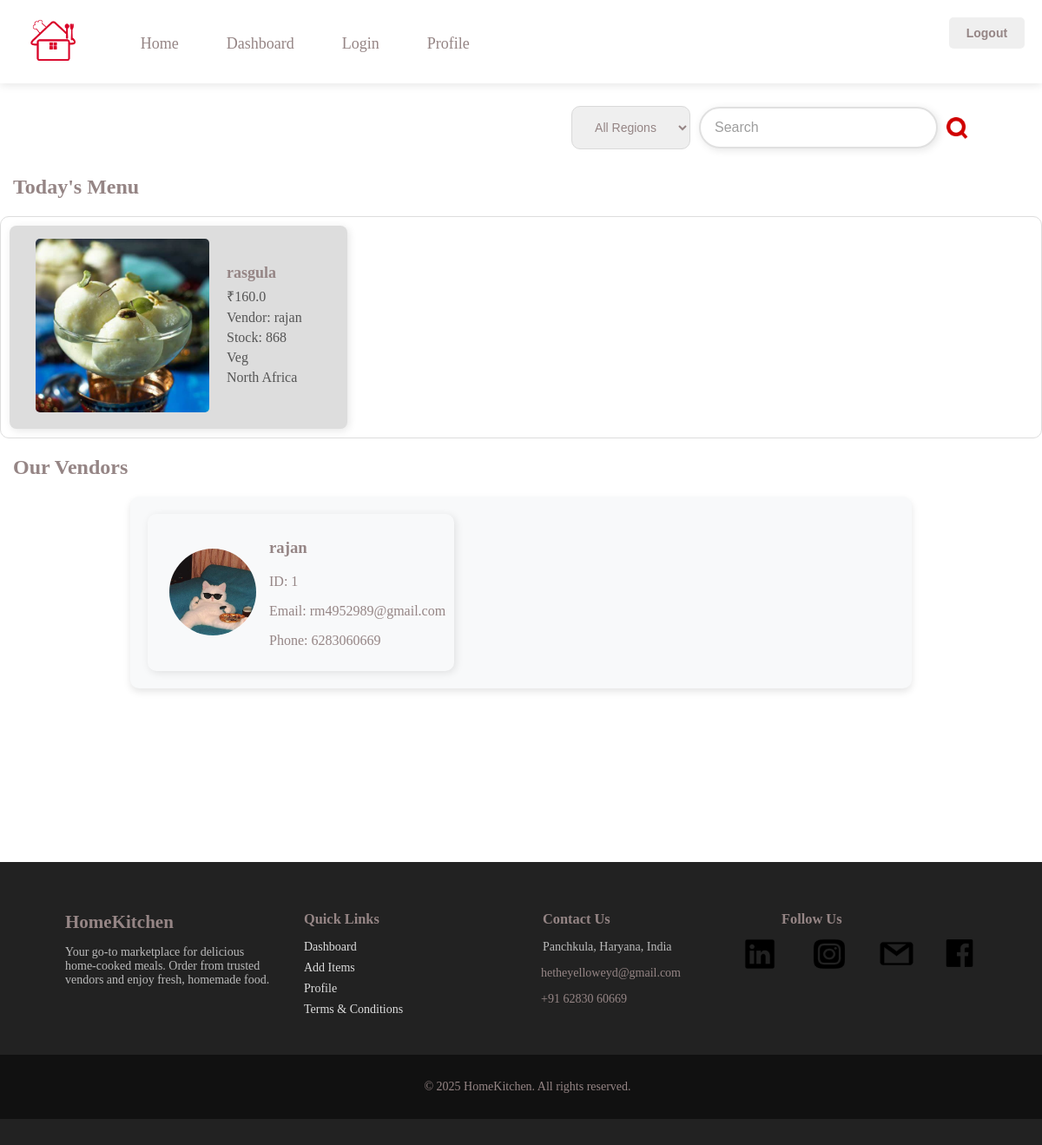
Page /dashboard on the earlier database version.
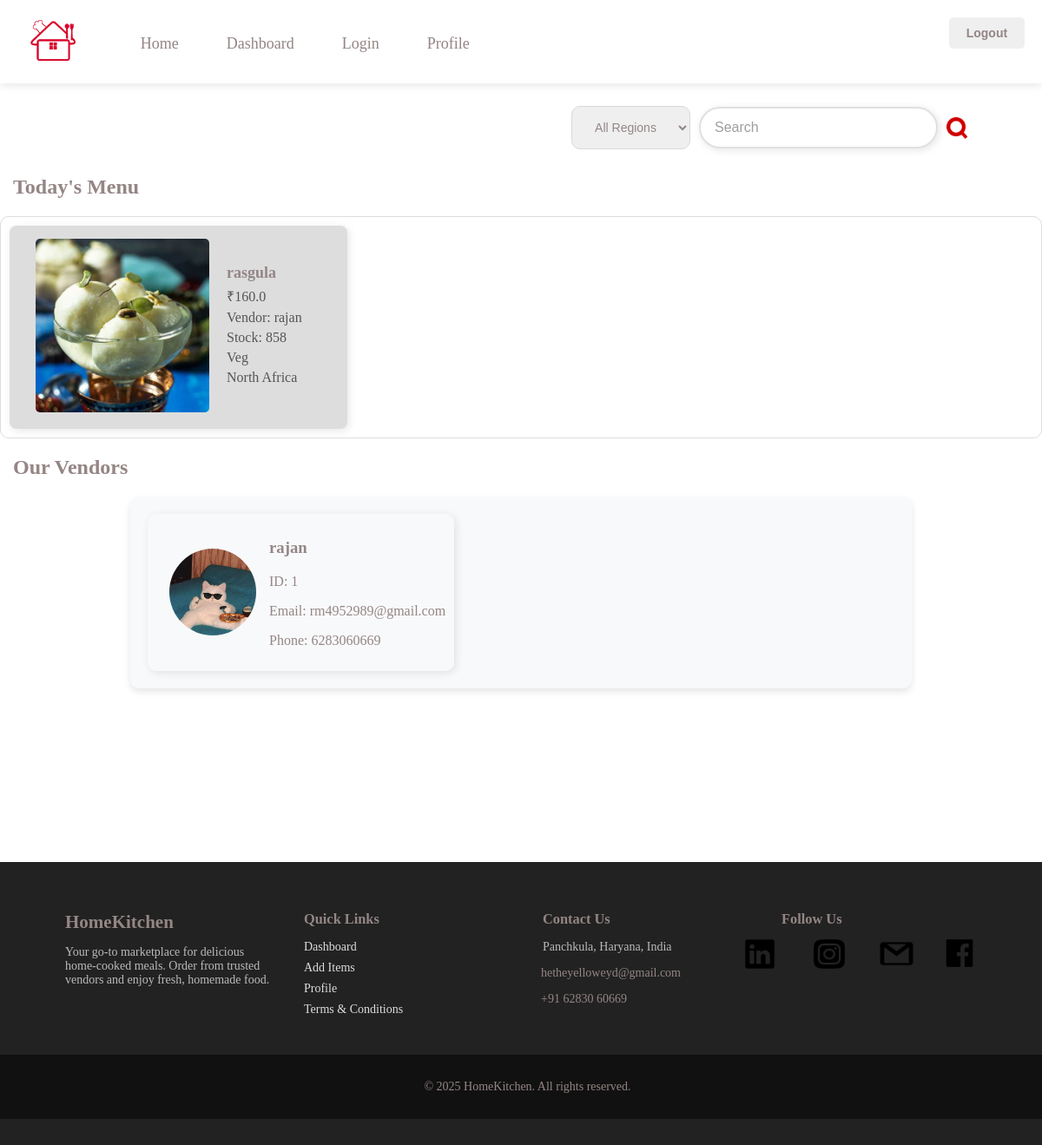
Same page on the later database version.
### main.py (models this page shows, shortened)
class Item(db.Model):
    id = db.Column(db.Integer, primary_key=True)
    itemid = db.Column(db.String(50), nullable=False)
    name = db.Column(db.String(100), nullable=False)
    context = db.Column(db.Text, nullable=False)
    amount = db.Column(db.Float, nullable=False)
    image_url = db.Column(db.String(200), nullable=False)
    stock = db.Column(db.Integer, nullable=False, default=0)
    user_id = db.Column(db.Integer, db.ForeignKey('user.id'), nullable=False)
    likes = db.Column(db.Integer, default=0)
    type= db.Column(db.String(50), nullable= False)
    region= db.Column(db.String(100), nullable= True)
    dislikes = db.Column(db.Integer, default=0)
    comments = db.relationship('Comment', backref='item', lazy=True)

class User(db.Model):
    id = db.Column(db.Integer, primary_key=True)
    name = db.Column(db.String(100), nullable=False)
    phone = db.Column(db.String(15), nullable= False, unique=True)
    email = db.Column(db.String(120), unique=True, nullable=False)
    password_hash = db.Column(db.String(200), nullable=False)
    upi_id = db.Column(db.String(50), nullable=True)
    role = db.Column(db.String(10), nullable=False)
    items = db.relationship('Item', backref='seller')
    created_at= db.Column(db.DateTime, default= datetime.datetime.utcnow)
    email_verified = db.Column(db.Boolean, default=False)
    business_name = db.Column(db.String(150), nullable=True, unique=True)
    terms_accepted = db.Column(db.Boolean, default=False)
    address = db.Column(db.String(255), nullable=True)
    latitude = db.Column(db.String(50), nullable=True)
    longitude = db.Column(db.String(50), nullable=True)
    vehicle_type= db.Column(db.String(50), nullable= True)
    vehicle_number= db.Column(db.String(50), nullable=True)
    id_proof = db.Column(db.String(200), nullable=True)  # File path
    license = db.Column(db.String(200), nullable=True)  # File path
    insurance = db.Column(db.String(200), nullable=True)  # File path
    photo = db.Column(db.String(200), nullable=True)  # File path
    verified = db.Column(db.Boolean, default=False)

### main.py (the view)
@app.route('/dashboard', methods=['GET'])
def dashboard():
    search_query = request.args.get('search', '')
    selected_region = request.args.get('region', '')
    query = Item.query.join(User)
    if search_query:
        query = query.filter((Item.name.ilike(f"%{search_query}%")) | (Item.context.ilike(f"%{search_query}%")) | (User.name.ilike(f"%{search_query}%")))
    if selected_region:
        if selected_region == "Others":
            query = query.filter(or_(Item.region == None, Item.region == ""))
        else:
            query = query.filter(Item.region == selected_region)
    items = query.all()
    users = User.query.all()
    unique_regions = db.session.query(Item.region).distinct().all()
    unique_regions = [r[0] for r in unique_regions if r[0]]
    return render_template('dashboard.html', items=items, users=users, search_query=search_query, unique_regions=unique_regions, selected_region=selected_region)

### templates/dashboard.html (shortened to what this page needs)
{% extends "base.html" %}
{% block content %}
<div class="top-right-buttons">
    <a href="{{ url_for('logout') }}"><button>Logout</button></a>
</div>
<div class="search-container">
    <form method="GET" action="{{ url_for('dashboard') }}" role="search">
        <div class="search-wrapper">
            <select name="region" class="region-dropdown">
                <option value="">All Regions</option>
            </select>
            <input class="searchbar" type="search" name="search" placeholder="Search" value="{{ search_query if search_query else '' }}" required>
            <img src="{{ url_for('static', filename='images/search-icon.png') }}" alt="Search" class='search-icon' onclick="this.closest('form').submit();">
        </div>
    </form>
</div>
<h2>Today's Menu</h2>
<div class="item-container">
    {% if items %}
        {% for item in items %}
            <div class="item-card">
                <a href="{{ url_for('item_details', item_id=item.id) }}">
                    <img src="{{ url_for('static', filename=item.image_url) }}" alt="Item Image">
                </a>
                <div class="item-details">
                    <h2>{{ item.name }}</h2>
                    <p>₹{{ item.amount }}</p>
                    <p>Vendor: {{ item.seller.name }}</p>
                    <p>Stock: {{ item.stock }}</p>
                    <p>{{ item.type }}</p>
                    <p>{{ item.region }}</p>
                </div>
            </div>
        {% endfor %}
    {% else %}
        <p>No items found.</p>
    {% endif %}
</div>
<h2>Our Vendors</h2>
<div class="user-carousel-container">
    <div class="user-carousel">
        {% for user in users %}
            {% if user.role == 'vendor' %}
                <div class="user-card">
                    <a href="{{ url_for('vendor_details', vendor_id=user.id) }}">
                        <img src="{{ url_for('static', filename=user.profile_image if user.profile_image else 'images/default-user.jpg') }}" alt="User Image">
                    </a>
                    <div class="user-details">
                        <h3>{{ user.name }}</h3>
                        <p>ID: {{ user.id }}</p>
                        <p>Email: {{ user.email }}</p>
                        <p>Phone: {{ user.phone }}</p>
                    </div>
                </div>
            {% endif %}
        {% endfor %}
    </div>
</div>
{% endblock content %}

Differences in the rows shown:
changed Item "rasgula": stock "868" → "858"
